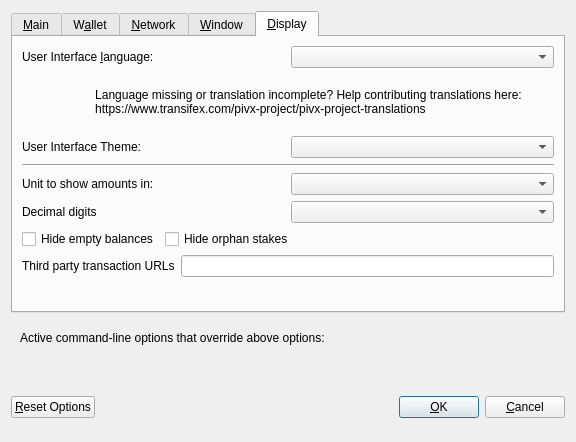
<?xml version="1.0" encoding="UTF-8"?>
<ui version="4.0">
  <class>OptionsDialog</class>
  <widget class="QDialog" name="OptionsDialog">
    <property name="geometry">
      <rect>
        <x>0</x>
        <y>0</y>
        <width>576</width>
        <height>442</height>
      </rect>
    </property>
    <property name="windowTitle">
      <string>Options</string>
    </property>
    <property name="modal">
      <bool>true</bool>
    </property>
    <layout class="QVBoxLayout" name="verticalLayout">
      <item>
        <widget class="QTabWidget" name="tabWidget">
          <property name="currentIndex">
            <number>4</number>
          </property>
          <widget class="QWidget" name="tabMain">
            <attribute name="title">
              <string>&amp;Main</string>
            </attribute>
            <layout class="QVBoxLayout" name="verticalLayout_Main">
              <item>
                <widget class="QCheckBox" name="bitcoinAtStartup">
                  <property name="toolTip">
                    <string>Automatically start XChainZ after logging in to the system.</string>
                  </property>
                  <property name="text">
                    <string>&amp;Start XChainZ on system login</string>
                  </property>
                </widget>
              </item>
              <item>
                <layout class="QHBoxLayout" name="horizontalLayout_2_Main">
                  <item>
                    <widget class="QLabel" name="databaseCacheLabel">
                      <property name="text">
                        <string>Size of &amp;database cache</string>
                      </property>
                      <property name="textFormat">
                        <enum>Qt::PlainText</enum>
                      </property>
                      <property name="buddy">
                        <cstring>databaseCache</cstring>
                      </property>
                    </widget>
                  </item>
                  <item>
                    <widget class="QSpinBox" name="databaseCache"/>
                  </item>
                  <item>
                    <widget class="QLabel" name="databaseCacheUnitLabel">
                      <property name="text">
                        <string>MB</string>
                      </property>
                      <property name="textFormat">
                        <enum>Qt::PlainText</enum>
                      </property>
                    </widget>
                  </item>
                  <item>
                    <spacer name="horizontalSpacer_2_Main">
                      <property name="orientation">
                        <enum>Qt::Horizontal</enum>
                      </property>
                      <property name="sizeHint" stdset="0">
                        <size>
                          <width>40</width>
                          <height>20</height>
                        </size>
                      </property>
                    </spacer>
                  </item>
                </layout>
              </item>
              <item>
                <layout class="QHBoxLayout" name="horizontalLayout_3_Main">
                  <item>
                    <widget class="QLabel" name="threadsScriptVerifLabel">
                      <property name="text">
                        <string>Number of script &amp;verification threads</string>
                      </property>
                      <property name="textFormat">
                        <enum>Qt::PlainText</enum>
                      </property>
                      <property name="buddy">
                        <cstring>threadsScriptVerif</cstring>
                      </property>
                    </widget>
                  </item>
                  <item>
                    <widget class="QSpinBox" name="threadsScriptVerif">
                      <property name="toolTip">
                        <string>(0 = auto, &lt;0 = leave that many cores free)</string>
                      </property>
                    </widget>
                  </item>
                  <item>
                    <spacer name="horizontalSpacer_3_Main">
                      <property name="orientation">
                        <enum>Qt::Horizontal</enum>
                      </property>
                      <property name="sizeHint" stdset="0">
                        <size>
                          <width>40</width>
                          <height>20</height>
                        </size>
                      </property>
                    </spacer>
                  </item>
                </layout>
              </item>
              <item>
                <spacer name="verticalSpacer_2">
                  <property name="orientation">
                    <enum>Qt::Vertical</enum>
                  </property>
                  <property name="sizeHint" stdset="0">
                    <size>
                      <width>20</width>
                      <height>40</height>
                    </size>
                  </property>
                </spacer>
              </item>
            </layout>
          </widget>
          <widget class="QWidget" name="tabWallet">
            <attribute name="title">
              <string>W&amp;allet</string>
            </attribute>
            <layout class="QVBoxLayout" name="verticalLayout_Wallet">
              <item>
                <layout class="QHBoxLayout" name="horizontalLayout_2_Wallet">
                  <item>
                    <widget class="QLabel" name="labelStakeSplitThresholdText">
                      <property name="text">
                        <string>Stake split threshold:</string>
                      </property>
                    </widget>
                  </item>
                  <item>
                    <widget class="QSpinBox" name="spinBoxStakeSplitThreshold">
                      <property name="minimum">
                        <number>1</number>
                      </property>
                      <property name="maximum">
                        <number>999999</number>
                      </property>
                    </widget>
                  </item>
                </layout>
              </item>
              <item>
                <widget class="QGroupBox" name="groupBox">
                  <property name="title">
                    <string>Expert</string>
                  </property>
                  <layout class="QVBoxLayout" name="verticalLayout_2">
                    <item>
                      <widget class="QCheckBox" name="coinControlFeatures">
                        <property name="toolTip">
                          <string>Whether to show coin control features or not.</string>
                        </property>
                        <property name="text">
                          <string>Enable coin &amp;control features</string>
                        </property>
                      </widget>
                    </item>
                    <item>
                      <widget class="QCheckBox" name="showMasternodesTab">
                        <property name="toolTip">
                          <string>Show additional tab listing all your masternodes in first sub-tab&lt;br/&gt;and all masternodes on the network in second sub-tab.</string>
                        </property>
                        <property name="text">
                          <string>Show Masternodes Tab</string>
                        </property>
                      </widget>
                    </item>
                    <item>
                      <widget class="QCheckBox" name="spendZeroConfChange">
                        <property name="toolTip">
                          <string>If you disable the spending of unconfirmed change, the change from a transaction&lt;br/&gt;cannot be used until that transaction has at least one confirmation.&lt;br/&gt;This also affects how your balance is computed.</string>
                        </property>
                        <property name="text">
                          <string>&amp;Spend unconfirmed change</string>
                        </property>
                      </widget>
                    </item>
                  </layout>
                </widget>
              </item>
              <item>
                <spacer name="verticalSpacer_Wallet">
                  <property name="orientation">
                    <enum>Qt::Vertical</enum>
                  </property>
                  <property name="sizeHint" stdset="0">
                    <size>
                      <width>20</width>
                      <height>40</height>
                    </size>
                  </property>
                </spacer>
              </item>
            </layout>
          </widget>
          <widget class="QWidget" name="tabNetwork">
            <attribute name="title">
              <string>&amp;Network</string>
            </attribute>
            <layout class="QVBoxLayout" name="verticalLayout_Network">
              <item>
                <widget class="QCheckBox" name="mapPortUpnp">
                  <property name="toolTip">
                    <string>Automatically open the XChainZ client port on the router. This only works when your router supports UPnP and it is enabled.</string>
                  </property>
                  <property name="text">
                    <string>Map port using &amp;UPnP</string>
                  </property>
                </widget>
              </item>
              <item>
                <widget class="QCheckBox" name="allowIncoming">
                  <property name="toolTip">
                    <string>Accept connections from outside</string>
                  </property>
                  <property name="text">
                    <string>Allow incoming connections</string>
                  </property>
                </widget>
              </item>
              <item>
                <widget class="QCheckBox" name="connectSocks">
                  <property name="toolTip">
                    <string>Connect to the XChainZ network through a SOCKS5 proxy.</string>
                  </property>
                  <property name="text">
                    <string>&amp;Connect through SOCKS5 proxy (default proxy):</string>
                  </property>
                </widget>
              </item>
              <item>
                <layout class="QHBoxLayout" name="horizontalLayout_1_Network">
                  <item>
                    <widget class="QLabel" name="proxyIpLabel">
                      <property name="text">
                        <string>Proxy &amp;IP:</string>
                      </property>
                      <property name="textFormat">
                        <enum>Qt::PlainText</enum>
                      </property>
                      <property name="buddy">
                        <cstring>proxyIp</cstring>
                      </property>
                    </widget>
                  </item>
                  <item>
                    <widget class="QValidatedLineEdit" name="proxyIp">
                      <property name="minimumSize">
                        <size>
                          <width>140</width>
                          <height>0</height>
                        </size>
                      </property>
                      <property name="maximumSize">
                        <size>
                          <width>140</width>
                          <height>16777215</height>
                        </size>
                      </property>
                      <property name="toolTip">
                        <string>IP address of the proxy (e.g. IPv4: 127.0.0.1 / IPv6: ::1)</string>
                      </property>
                    </widget>
                  </item>
                  <item>
                    <widget class="QLabel" name="proxyPortLabel">
                      <property name="text">
                        <string>&amp;Port:</string>
                      </property>
                      <property name="textFormat">
                        <enum>Qt::PlainText</enum>
                      </property>
                      <property name="buddy">
                        <cstring>proxyPort</cstring>
                      </property>
                    </widget>
                  </item>
                  <item>
                    <widget class="QLineEdit" name="proxyPort">
                      <property name="minimumSize">
                        <size>
                          <width>55</width>
                          <height>0</height>
                        </size>
                      </property>
                      <property name="maximumSize">
                        <size>
                          <width>55</width>
                          <height>16777215</height>
                        </size>
                      </property>
                      <property name="toolTip">
                        <string>Port of the proxy (e.g. 9050)</string>
                      </property>
                    </widget>
                  </item>
                  <item>
                    <spacer name="horizontalSpacer_1_Network">
                      <property name="orientation">
                        <enum>Qt::Horizontal</enum>
                      </property>
                      <property name="sizeHint" stdset="0">
                        <size>
                          <width>40</width>
                          <height>20</height>
                        </size>
                      </property>
                    </spacer>
                  </item>
                </layout>
              </item>
              <item>
                <spacer name="verticalSpacer_Network">
                  <property name="orientation">
                    <enum>Qt::Vertical</enum>
                  </property>
                  <property name="sizeHint" stdset="0">
                    <size>
                      <width>20</width>
                      <height>40</height>
                    </size>
                  </property>
                </spacer>
              </item>
            </layout>
          </widget>
          <widget class="QWidget" name="tabWindow">
            <attribute name="title">
              <string>&amp;Window</string>
            </attribute>
            <layout class="QVBoxLayout" name="verticalLayout_Window">
              <item>
                <widget class="QCheckBox" name="minimizeToTray">
                  <property name="toolTip">
                    <string>Show only a tray icon after minimizing the window.</string>
                  </property>
                  <property name="text">
                    <string>&amp;Minimize to the tray instead of the taskbar</string>
                  </property>
                </widget>
              </item>
              <item>
                <widget class="QCheckBox" name="minimizeOnClose">
                  <property name="toolTip">
                    <string>Minimize instead of exit the application when the window is closed. When this option is enabled, the application will be closed only after selecting Quit in the menu.</string>
                  </property>
                  <property name="text">
                    <string>M&amp;inimize on close</string>
                  </property>
                </widget>
              </item>
              <item>
                <spacer name="verticalSpacer_Window">
                  <property name="orientation">
                    <enum>Qt::Vertical</enum>
                  </property>
                  <property name="sizeHint" stdset="0">
                    <size>
                      <width>20</width>
                      <height>40</height>
                    </size>
                  </property>
                </spacer>
              </item>
            </layout>
          </widget>
          <widget class="QWidget" name="tabDisplay">
            <attribute name="title">
              <string>&amp;Display</string>
            </attribute>
            <layout class="QVBoxLayout" name="verticalLayout_Display">
              <item>
                <layout class="QHBoxLayout" name="horizontalLayout_1_Display">
                  <item>
                    <widget class="QLabel" name="langLabel">
                      <property name="text">
                        <string>User Interface &amp;language:</string>
                      </property>
                      <property name="textFormat">
                        <enum>Qt::PlainText</enum>
                      </property>
                      <property name="buddy">
                        <cstring>lang</cstring>
                      </property>
                    </widget>
                  </item>
                  <item>
                    <widget class="QValueComboBox" name="lang">
                      <property name="toolTip">
                        <string>The user interface language can be set here. This setting will take effect after restarting XChainZ.</string>
                      </property>
                    </widget>
                  </item>
                </layout>
              </item>
              <item>
                <widget class="QLabel" name="label_3">
                  <property name="toolTip">
                    <string notr="true"/>
                  </property>
                  <property name="statusTip">
                    <string notr="true"/>
                  </property>
                  <property name="whatsThis">
                    <string notr="true"/>
                  </property>
                  <property name="accessibleName">
                    <string notr="true"/>
                  </property>
                  <property name="text">
                    <string>
                      Language missing or translation incomplete? Help contributing translations here:
                      https://www.transifex.com/pivx-project/pivx-project-translations
                    </string>
                  </property>
                  <property name="wordWrap">
                    <bool>true</bool>
                  </property>
                  <property name="openExternalLinks">
                    <bool>true</bool>
                  </property>
                  <property name="textInteractionFlags">
                    <set>Qt::TextBrowserInteraction</set>
                  </property>
                </widget>
              </item>
              <item>
                <layout class="QHBoxLayout" name="horizontalLayout_2_Display" stretch="0,0">
                  <item>
                    <widget class="QLabel" name="themeLabel">
                      <property name="text">
                        <string>User Interface Theme:</string>
                      </property>
                    </widget>
                  </item>
                  <item>
                    <widget class="QValueComboBox" name="theme"/>
                  </item>
                </layout>
              </item>
              <item>
                <widget class="QWidget" name="verticalZxczDisplayWidget" native="true">
                  <layout class="QVBoxLayout" name="verticalZxczDisplayLayout">
                    <property name="leftMargin">
                      <number>0</number>
                    </property>
                    <property name="topMargin">
                      <number>0</number>
                    </property>
                    <property name="rightMargin">
                      <number>0</number>
                    </property>
                    <property name="bottomMargin">
                      <number>0</number>
                    </property>
                    <item>
                      <widget class="Line" name="line">
                        <property name="orientation">
                          <enum>Qt::Horizontal</enum>
                        </property>
                      </widget>
                    </item>
                    <item>
                      <layout class="QHBoxLayout" name="horizontalLayout_3_Display">
                        <item>
                          <widget class="QLabel" name="unitLabel">
                            <property name="text">
                              <string>Unit to show amounts in:</string>
                            </property>
                            <property name="textFormat">
                              <enum>Qt::PlainText</enum>
                            </property>
                          </widget>
                        </item>
                        <item>
                          <widget class="QValueComboBox" name="unit">
                            <property name="toolTip">
                              <string>Choose the default subdivision unit to show in the interface and when sending coins.</string>
                            </property>
                          </widget>
                        </item>
                      </layout>
                    </item>
                    <item>
                      <layout class="QHBoxLayout" name="horizontalLayout_4_Display">
                        <item>
                          <widget class="QLabel" name="digitsLabel">
                            <property name="text">
                              <string>Decimal digits</string>
                            </property>
                          </widget>
                        </item>
                        <item>
                          <widget class="QValueComboBox" name="digits"/>
                        </item>
                      </layout>
                    </item>
                    <item>
                      <layout class="QHBoxLayout" name="horizontalLayout_5_Display">
                        <item>
                          <widget class="QCheckBox" name="checkBoxHideZeroBalances">
                            <property name="toolTip">
                              <string>Hide empty balances</string>
                            </property>
                            <property name="layoutDirection">
                              <enum>Qt::LeftToRight</enum>
                            </property>
                            <property name="text">
                              <string>Hide empty balances</string>
                            </property>
                          </widget>
                        </item>
                        <item>
                          <widget class="QCheckBox" name="checkBoxHideOrphans">
                            <property name="toolTip">
                              <string>Hide orphan stakes in transaction lists</string>
                            </property>
                            <property name="text">
                              <string>Hide orphan stakes</string>
                            </property>
                          </widget>
                        </item>
                        <item>
                          <spacer name="horizontalSpacer">
                            <property name="orientation">
                              <enum>Qt::Horizontal</enum>
                            </property>
                            <property name="sizeHint" stdset="0">
                              <size>
                                <width>40</width>
                                <height>20</height>
                              </size>
                            </property>
                          </spacer>
                        </item>
                      </layout>
                    </item>
                    <item>
                      <layout class="QHBoxLayout" name="horizontalLayout_6_Display">
                        <item>
                          <widget class="QLabel" name="thirdPartyTxUrlsLabel">
                            <property name="toolTip">
                              <string>Third party URLs (e.g. a block explorer) that appear in the transactions tab as context menu items. %s in the URL is replaced by transaction hash. Multiple URLs are separated by vertical bar |.</string>
                            </property>
                            <property name="text">
                              <string>Third party transaction URLs</string>
                            </property>
                          </widget>
                        </item>
                        <item>
                          <widget class="QLineEdit" name="thirdPartyTxUrls">
                            <property name="toolTip">
                              <string>Third party URLs (e.g. a block explorer) that appear in the transactions tab as context menu items. %s in the URL is replaced by transaction hash. Multiple URLs are separated by vertical bar |.</string>
                            </property>
                          </widget>
                        </item>
                      </layout>
                    </item>
                  </layout>
                </widget>
              </item>
              <item>
                <spacer name="verticalSpacer">
                  <property name="orientation">
                    <enum>Qt::Vertical</enum>
                  </property>
                  <property name="sizeHint" stdset="0">
                    <size>
                      <width>20</width>
                      <height>40</height>
                    </size>
                  </property>
                </spacer>
              </item>
            </layout>
          </widget>
        </widget>
      </item>
      <item>
        <widget class="QFrame" name="frame">
          <layout class="QVBoxLayout" name="verticalLayout_Bottom">
            <item>
              <layout class="QHBoxLayout" name="horizontalLayout_Bottom">
                <item>
                  <widget class="QLabel" name="overriddenByCommandLineInfoLabel">
                    <property name="text">
                      <string>Active command-line options that override above options:</string>
                    </property>
                    <property name="textFormat">
                      <enum>Qt::PlainText</enum>
                    </property>
                  </widget>
                </item>
                <item>
                  <spacer name="horizontalSpacer_Bottom">
                    <property name="orientation">
                      <enum>Qt::Horizontal</enum>
                    </property>
                    <property name="sizeHint" stdset="0">
                      <size>
                        <width>40</width>
                        <height>20</height>
                      </size>
                    </property>
                  </spacer>
                </item>
              </layout>
            </item>
            <item>
              <widget class="QLabel" name="overriddenByCommandLineLabel">
                <property name="text">
                  <string/>
                </property>
                <property name="textFormat">
                  <enum>Qt::PlainText</enum>
                </property>
                <property name="wordWrap">
                  <bool>true</bool>
                </property>
              </widget>
            </item>
          </layout>
        </widget>
      </item>
      <item>
        <layout class="QHBoxLayout" name="horizontalLayout_Buttons">
          <item>
            <widget class="QPushButton" name="resetButton">
              <property name="toolTip">
                <string>Reset all client options to default.</string>
              </property>
              <property name="text">
                <string>&amp;Reset Options</string>
              </property>
              <property name="autoDefault">
                <bool>false</bool>
              </property>
            </widget>
          </item>
          <item>
            <spacer name="horizontalSpacer_1">
              <property name="orientation">
                <enum>Qt::Horizontal</enum>
              </property>
              <property name="sizeHint" stdset="0">
                <size>
                  <width>40</width>
                  <height>48</height>
                </size>
              </property>
            </spacer>
          </item>
          <item>
            <widget class="QLabel" name="statusLabel">
              <property name="minimumSize">
                <size>
                  <width>200</width>
                  <height>0</height>
                </size>
              </property>
              <property name="font">
                <font>
                  <weight>75</weight>
                  <bold>true</bold>
                </font>
              </property>
              <property name="text">
                <string/>
              </property>
              <property name="textFormat">
                <enum>Qt::PlainText</enum>
              </property>
              <property name="wordWrap">
                <bool>true</bool>
              </property>
            </widget>
          </item>
          <item>
            <spacer name="horizontalSpacer_2">
              <property name="orientation">
                <enum>Qt::Horizontal</enum>
              </property>
              <property name="sizeHint" stdset="0">
                <size>
                  <width>40</width>
                  <height>48</height>
                </size>
              </property>
            </spacer>
          </item>
          <item>
            <widget class="QPushButton" name="okButton">
              <property name="text">
                <string>&amp;OK</string>
              </property>
              <property name="autoDefault">
                <bool>false</bool>
              </property>
              <property name="default">
                <bool>true</bool>
              </property>
            </widget>
          </item>
          <item>
            <widget class="QPushButton" name="cancelButton">
              <property name="text">
                <string>&amp;Cancel</string>
              </property>
              <property name="autoDefault">
                <bool>false</bool>
              </property>
            </widget>
          </item>
        </layout>
      </item>
    </layout>
  </widget>
  <customwidgets>
    <customwidget>
      <class>QValidatedLineEdit</class>
      <extends>QLineEdit</extends>
      <header>qvalidatedlineedit.h</header>
    </customwidget>
    <customwidget>
      <class>QValueComboBox</class>
      <extends>QComboBox</extends>
      <header>qvaluecombobox.h</header>
    </customwidget>
  </customwidgets>
  <resources/>
  <connections/>
</ui>
